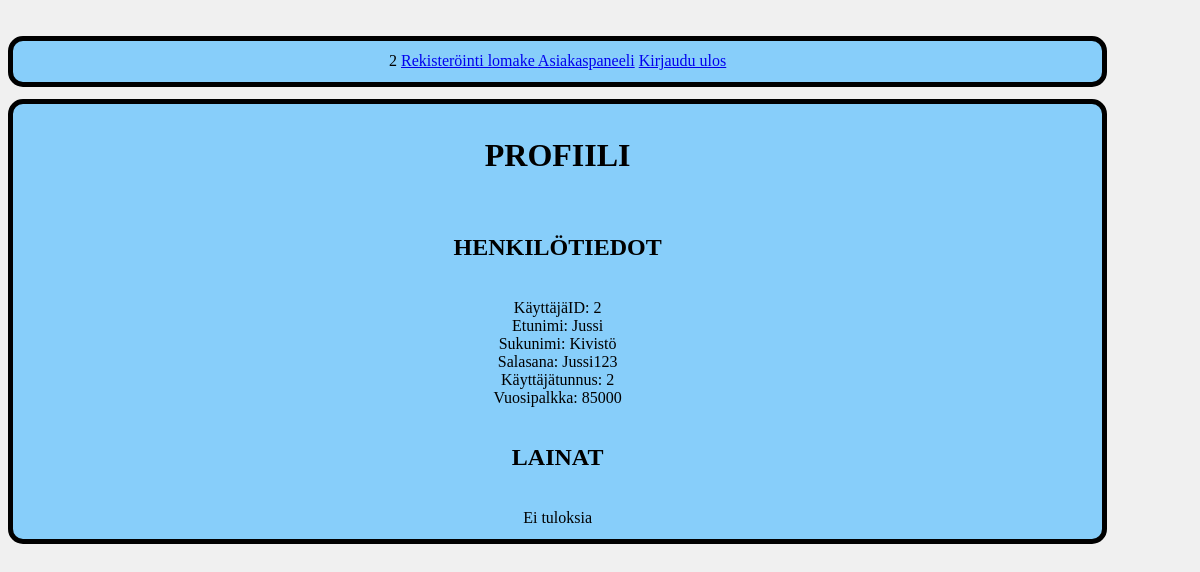
The app's page /profiili.php (signed in) with its own data.
### profiili.php (the view, shortened to what this page needs)
<!DOCTYPE html>
<html lang="en">
<head>
    <link rel="stylesheet" type="text/css" href="asiakastyyli.css">
</head>
<body>
<?php
include 'yhteys.php';
if(isset($_SESSION['tyyppi'])) {
    if($_SESSION['tyyppi'] == 1) {
        include_once('työntekijäNav.php');
    } elseif($_SESSION['tyyppi'] == 0) {
        include_once('asiakkaanNav.php');
    }   elseif($_SESSION['tyyppi'] == 2) {
        include_once('adminNav.php');
    }
} else {
    header('Location: kirjautumis_sivu.php');
}
?>
<div id="sivu">
<div id="lomake">
<h1> PROFIILI </h1> <br>
<h2> HENKILÖTIEDOT </h2>
<?php
        $id = $_SESSION["käyttäjäid"];
        $hakusql = "SELECT * FROM käyttäjät WHERE käyttäjäID='$id'";
        $tulokset = $yhteys->query($hakusql);
        if ($tulokset->num_rows > 0) {
        while($rivi = $tulokset->fetch_assoc()) {
            ?>
            <br>
            KäyttäjäID: <?php echo "$id" ?> <br>
            Etunimi: <?php echo $rivi["etunimi"] ?> <br>
            Sukunimi: <?php echo $rivi["sukunimi"] ?> <br>
            Salasana: <?php echo $rivi["salasana"] ?> <br>
            Käyttäjätunnus: <?php echo $rivi["käyttäjätunnus"] ?> <br>
            Vuosipalkka: <?php echo $rivi["vuosipalkka"] ?> <br>
            <?php
    }
    } else {
    echo "Ei tuloksia.";
    }
    ?>
<br> <h2> LAINAT </h2> <br>
<?php
$yhteensa = 0;
$id = $_SESSION["käyttäjäid"];
$hakusql = "SELECT * FROM lainat WHERE käyttäjäID='$id'";
$tulokset = $yhteys->query($hakusql);
if ($tulokset->num_rows > 0) {
   while($rivi = $tulokset->fetch_assoc()) {
      echo "Summa: " . $rivi["summa"] . "<br>";
      echo "Päivämäärä: " . $rivi["pvm"] . "<br>";
      echo " <br>";
      $yhteensa += $rivi["summa"];
   }
   echo "<br>";
   echo "Yhteensä: " . $yhteensa;
   echo "<br>";
} else {
   echo "Ei tuloksia";
}
?>
</body>

### asiakastyyli.css (style rules this page uses)
body { background-color: #f0f0f0; background-image: url("https://cdn.nimbusthemes.com/2017/09/09233410/Free-Nature-Backgrounds-Nature-Bison-by-Burst-1024x683.jpg"); }
#lomake { text-align: center; }
#sivu { display: grid; place-items: center; margin-top: 5%; background-color: lightskyblue; }
#sivu { width: 90%; border: 5px solid black; padding: 1%; margin: 0%; height: 50%; border-radius: 15px; }

### records on screen
käyttäjät: etunimi "Jussi", sukunimi "Kivistö", salasana "Jussi123", käyttäjätunnus "2", vuosipalkka "85000"

### other values on screen
$_SESSION["käyttäjäid"] "2"
